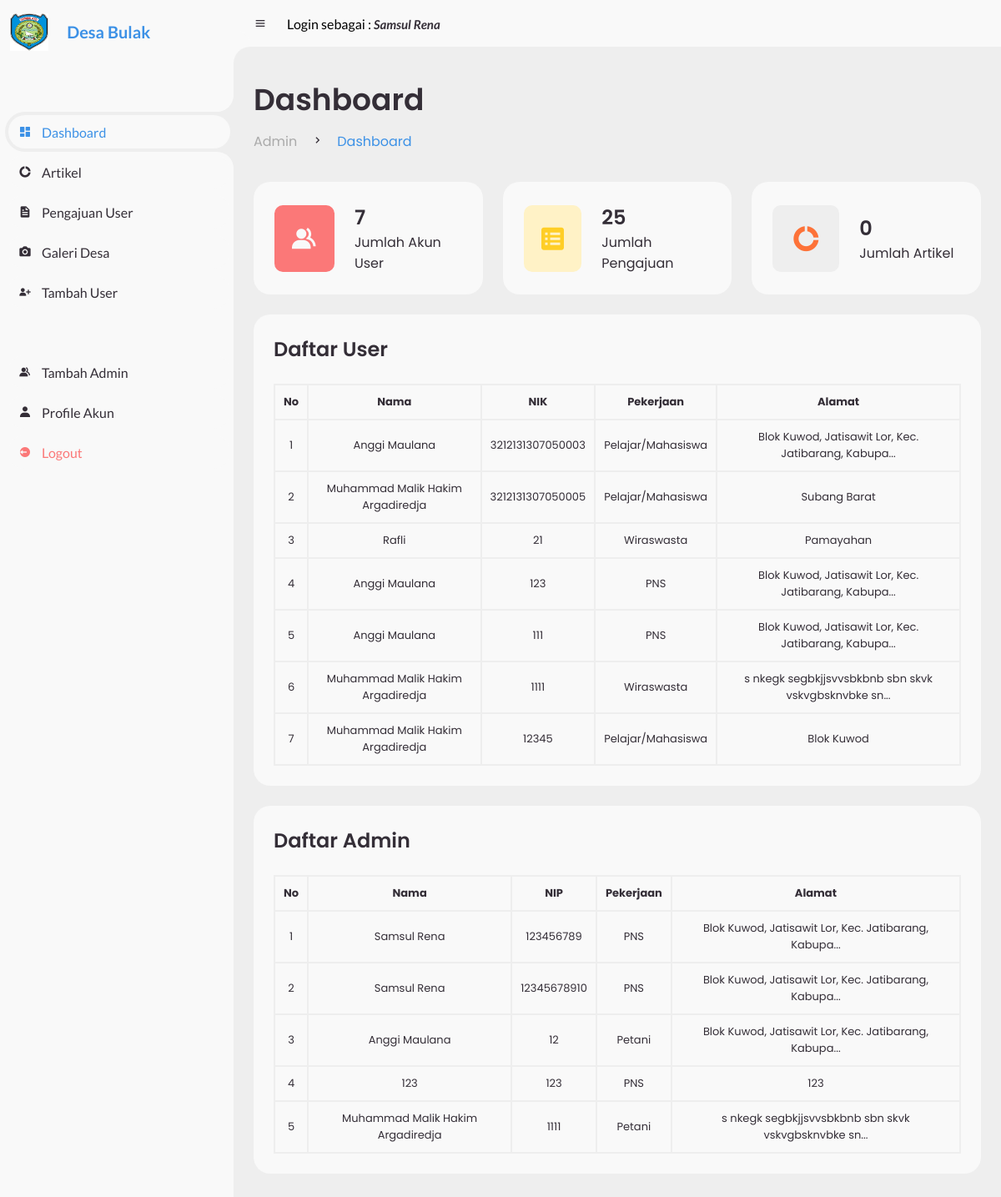
Screenshot of /admin/ (signed in) with the database file from the repository.
### tables this page shows
CREATE TABLE `user` (
  `user_id` int(11) NOT NULL,
  `nama` varchar(255) NOT NULL,
  `nik` varchar(20) NOT NULL,
  `tempat_lahir` varchar(255) NOT NULL,
  `tanggal_lahir` date NOT NULL,
  `jenis_kelamin` varchar(255) NOT NULL,
  `agama` varchar(255) NOT NULL,
  `alamat` varchar(255) NOT NULL,
  `pekerjaan` varchar(255) NOT NULL,
  `pendidikan` varchar(255) NOT NULL,
  `status_pernikahan` varchar(255) NOT NULL,
  `password` varchar(255) NOT NULL
);

### admin/index.php (the view, shortened to what this page needs)
<?php
require '../config/db.php';
$nip = $_SESSION['nip'];
$sql = "SELECT * FROM admin WHERE nip = '$nip'";
$result = mysqli_query($conn, $sql);
$userData = mysqli_fetch_assoc($result);
$displayName = $userData['nama'];
$sql = "SELECT COUNT(*) as total_artikel FROM artikel";
$result = $conn->query($sql);
if ($result->num_rows > 0) {
    $row = $result->fetch_assoc();
    $total_artikel = $row['total_artikel'];
} else {
    $total_artikel = 0;
}
$sql = "SELECT COUNT(*) as total_pengajuan FROM pengajuan";
$result = $conn->query($sql);
if ($result->num_rows > 0) {
    $row = $result->fetch_assoc();
    $total_pengajuan = $row['total_pengajuan'];
} else {
    $total_pengajuan = 0;
}
$sql_users_count = "SELECT COUNT(*) as total_user FROM user";
$result_users_count = $conn->query($sql_users_count);
if ($result_users_count->num_rows > 0) {
    $row_users_count = $result_users_count->fetch_assoc();
    $total_user = $row_users_count['total_user'];
} else {
    $total_user = 0;
}
$sql_users = "SELECT user_id, nama, nik, pekerjaan, alamat FROM user";
$result_users = $conn->query($sql_users);
$sql_admins = "SELECT admin_id, nama, nip, pekerjaan, alamat FROM admin";
$result_admins = $conn->query($sql_admins);
?>
<?php include 'header.php' ?>
<body>
    <section id="sidebar">
        <?php include 'brand.php' ?>
        <ul class="side-menu top">
            <li class="active">
                <a href="index.php">
                    <i class='bx bxs-dashboard' ></i>
                    <span class="text">Dashboard</span>
                </a>
            </li>
            <li>
                <a href="artikel.php">
                    <i class='bx bxs-doughnut-chart' ></i>
                    <span class="text">Artikel</span>
                </a>
            </li>
            <li>
                <a href="pengajuan_user.php">
                    <i class='bx bxs-file' ></i>
                    <span class="text">Pengajuan User</span>
                </a>
            </li>
            <li>
                <a href="galeri.php">
                    <i class='bx bxs-camera' ></i>
                    <span class="text">Galeri Desa</span>
                </a>
            </li>
            <li>
                <a href="tambah_user.php">
                    <i class='bx bxs-user-plus' ></i>
                    <span class="text">Tambah User</span>
                </a>
            </li>
        </ul>
        <ul class="side-menu">
            <li>
                <a href="tambah_admin.php">
                    <i class='bx bxs-group' ></i>
                    <span class="text">Tambah Admin</span>
                </a>
            </li>
            <li>
                <a href="profile_akun.php">
                    <i class='bx bxs-user' ></i>
                    <span class="text">Profile Akun</span>
                </a>
            </li>
            <li>
                <a href="logout.php" class="logout">
                    <i class='bx bxs-log-out-circle' ></i>
                    <span class="text">Logout</span>
                </a>
            </li>
        </ul>
    </section>
    <section id="content">
        <?php include 'navbar.php' ?>
        <main>
            <div class="head-title">
                <div class="left">
                    <h1>Dashboard</h1>
                    <ul class="breadcrumb">
                        <li>
                            <a href="index.php">Admin</a>
                        </li>
                        <li><i class='bx bx-chevron-right' ></i></li>
                        <li>
                            <a class="active" href="index.php">Dashboard</a>
                        </li>
                    </ul>
                </div>
            </div>
            <ul class="box-info">
                <li>
                    <i class='bx bxs-group' ></i>
                    <span class="text">
                        <h3><?php echo $total_user; ?></h3>
                        <p>Jumlah Akun User</p>
                    </span>
                </li>
                <li>
                    <i class='bx bxs-spreadsheet' ></i>
                    <span class="text">
                        <h3><?php echo $total_pengajuan ?></h3>
                        <p>Jumlah Pengajuan</p>
                    </span>
                </li>
                <li>
                    <i class='bx bxs-doughnut-chart' ></i>
                    <span class="text">
                    <h3><?php echo $total_artikel; ?></h3>
                        <p>Jumlah Artikel</p>
                    </span>
                </li>
            </ul>
            <div class="table-data">
                <div class="order">
                    <div class="head">
                        <h3>Daftar User</h3>
                    </div>
                    <table>
                        <thead>
                            <tr>
                                <th>No</th>
                                <th>Nama</th>
                                <th>NIK</th>
                                <th>Pekerjaan</th>
                                <th>Alamat</th>
                            </tr>
                        </thead>
                        <tbody>
                            <?php
                            if ($result_users->num_rows > 0) {
                                $no = 1;
                                while($row = $result_users->fetch_assoc()) {
                                    $alamat = isset($row['alamat']) ? $row['alamat'] : '';
                                    if (strlen($alamat) > 50) {
                                        $alamat = substr($alamat, 0, 50) . '...';
                                    }
                                    echo "<tr>";
                                    echo "<td>" . $no++ . "</td>";
                                    echo "<td><p>" . htmlspecialchars($row["nama"]) . "</p></td>";
                                    echo "<td>" . htmlspecialchars($row["nik"]) . "</td>";
                                    echo "<td>" . htmlspecialchars($row["pekerjaan"]) . "</td>";
                                    echo "<td>" . htmlspecialchars($alamat) . "</td>";
                                    echo "</tr>";
                                }
                            } else {
                                echo "<tr><td colspan='5'>No data available</td></tr>";
                            }
                            ?>
                        </tbody>
                    </table>
                </div>
            </div>
            <div class="table-data">
                <div class="order">
                    <div class="head">
                        <h3>Daftar Admin</h3>
                    </div>
                    <table>
                        <thead>
                            <tr>
                                <th>No</th>
                                <th>Nama</th>
                                <th>NIP</th>
                                <th>Pekerjaan</th>
                                <th>Alamat</th>
                            </tr>
                        </thead>
                        <tbody>
                            <?php
                            if ($result_admins->num_rows > 0) {
                                $no = 1;
                                while($row = $result_admins->fetch_assoc()) {
                                    $alamat = isset($row['alamat']) ? $row['alamat'] : '';
                                    if (strlen($alamat) > 50) {
                                        $alamat = substr($alamat, 0, 50) . '...';
                                    }
                                    echo "<tr>";
                                    echo "<td>" . $no++ . "</td>";
                                    echo "<td><p>" . htmlspecialchars($row["nama"]) . "</p></td>";
                                    echo "<td>" . htmlspecialchars($row["nip"]) . "</td>";
                                    echo "<td>" . htmlspecialchars($row["pekerjaan"]) . "</td>";
                                    echo "<td>" . htmlspecialchars($alamat) . "</td>";
                                    echo "</tr>";
                                }
                            } else {
                                echo "<tr><td colspan='5'>No data available</td></tr>";
                            }
                            ?>
                        </tbody>
                    </table>
                </div>
            </div>
        </main>
    </section>
</body>
</html>

### admin/header.php (shortened to what this page needs)
<!DOCTYPE html>
<html lang="en">
<head>
    <link href='https://unpkg.com/boxicons@2.0.9/css/boxicons.min.css' rel='stylesheet'>
    <link rel="stylesheet" href="../user/style.css">
    <link rel="stylesheet" href="https://cdn.jsdelivr.net/npm/sweetalert2@11/dist/sweetalert2.min.css">
</head>

### admin/brand.php
<a href="#" class="brand">
            <img src="../user/img/bulak.jpg" alt="bulak">
            <span style="margin-left: 10px;" class="text">Desa Bulak</span>
        </a>

### admin/navbar.php (shortened to what this page needs)
<nav>
    <i class='bx bx-menu'></i>
    <p>Login sebagai : <a href="#" class="nav-link"><i><?php echo htmlspecialchars($displayName, ENT_QUOTES, 'UTF-8'); ?></i></a></p>
</nav>

### rows the page displays
user: nama "Anggi Maulana", nik "3212131307050003", pekerjaan "Pelajar/Mahasiswa", alamat "Blok Kuwod, Jatisawit Lor, Kec. Jatibarang, Kabupa..."
user: nama "Muhammad Malik Hakim Argadiredja", nik "3212131307050005", pekerjaan "Pelajar/Mahasiswa", alamat "Subang Barat"
user: nama "Rafli", nik "21", pekerjaan "Wiraswasta", alamat "Pamayahan"
user: nama "Anggi Maulana", nik "123", pekerjaan "PNS", alamat "Blok Kuwod, Jatisawit Lor, Kec. Jatibarang, Kabupa..."
user: nama "Anggi Maulana", nik "111", pekerjaan "PNS", alamat "Blok Kuwod, Jatisawit Lor, Kec. Jatibarang, Kabupa..."
user: nama "Muhammad Malik Hakim Argadiredja", nik "1111", pekerjaan "Wiraswasta", alamat "s nkegk segbkjjsvvsbkbnb sbn skvk vskvgbsknvbke sn..."
user: nama "Muhammad Malik Hakim Argadiredja", nik "12345", pekerjaan "Pelajar/Mahasiswa", alamat "Blok Kuwod"

### other values shown
$displayName "Samsul Rena"
$total_user "7"
$total_pengajuan "25"
$total_artikel "0"
$row["nama"] "Samsul Rena"
$row["nip"] "123456789"
$row["pekerjaan"] "PNS"
$alamat "Blok Kuwod, Jatisawit Lor, Kec. Jatibarang, Kabupa..."
$row["nip"] "12345678910"
$row["nama"] "Anggi Maulana"
$row["nip"] "12"
$row["pekerjaan"] "Petani"
$row["nama"] "123"
$row["nip"] "123"
$alamat "123"
